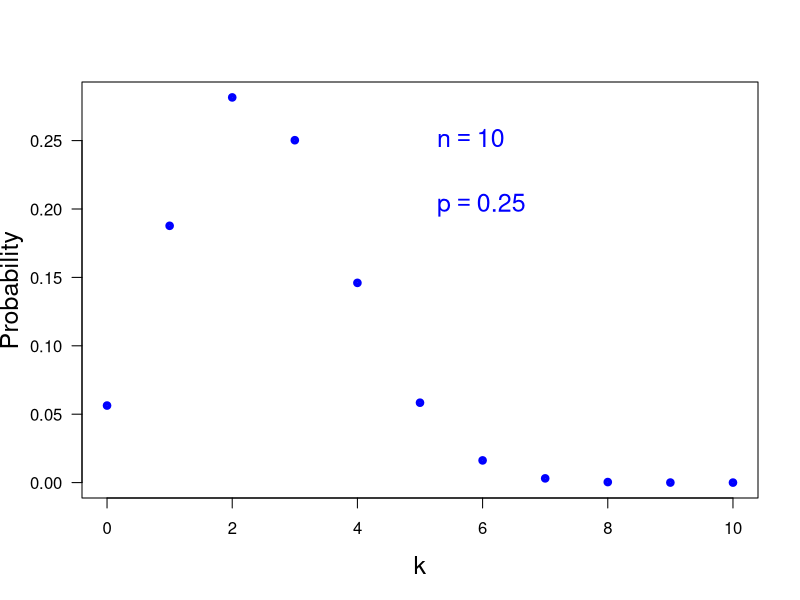

Recreate this plot in R.
print('file: PDsPDFsBinomPD10n.R')
# binomial distribution
n = 10; k = seq(0,n); p = 0.25; pk = dbinom(x=k,size=n,prob=p)
# png('Binom160817.png',width=16,height=12,units='cm',res=300)
plot(k,pk,type='p',lwd=4,col='blue',xlab='k',ylab='Probability',las=1,cex=0.6,cex.lab=1.5)
text(5,0.25,bquote(~n == .(n)),col='blue',cex=1.5,pos=4)
text(5,0.2,bquote(~p == .(p)),col='blue',cex=1.5,pos=4)
# dev.off()
